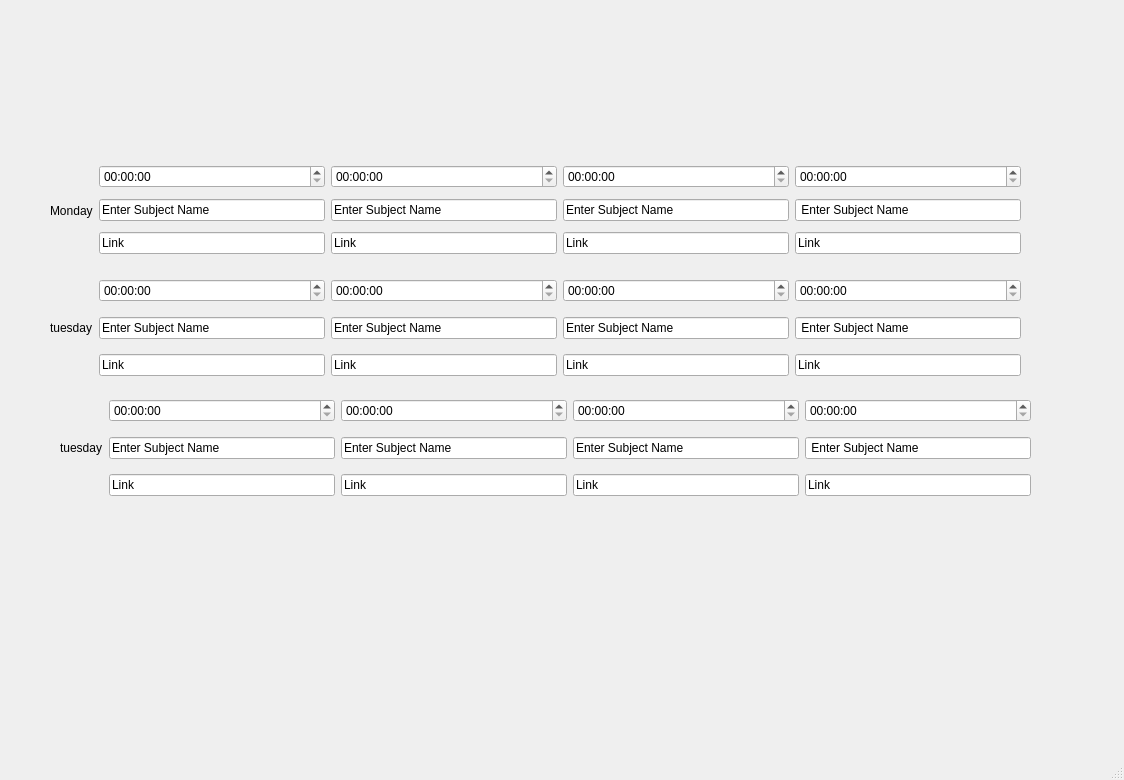
<?xml version="1.0" encoding="UTF-8"?>
<ui version="4.0">
 <class>MainWindow</class>
 <widget class="QMainWindow" name="MainWindow">
  <property name="geometry">
   <rect>
    <x>0</x>
    <y>0</y>
    <width>1124</width>
    <height>780</height>
   </rect>
  </property>
  <property name="windowTitle">
   <string>MainWindow</string>
  </property>
  <widget class="QWidget" name="centralwidget">
   <widget class="QWidget" name="horizontalLayoutWidget">
    <property name="geometry">
     <rect>
      <x>50</x>
      <y>160</y>
      <width>971</width>
      <height>101</height>
     </rect>
    </property>
    <layout class="QHBoxLayout" name="horizontalLayout">
     <item>
      <widget class="QLabel" name="label">
       <property name="text">
        <string>Monday</string>
       </property>
      </widget>
     </item>
     <item>
      <layout class="QGridLayout" name="gridLayout_1">
       <item row="2" column="0">
        <widget class="QLineEdit" name="MonLink_1">
         <property name="accessibleName">
          <string>link</string>
         </property>
         <property name="text">
          <string>Link</string>
         </property>
        </widget>
       </item>
       <item row="0" column="0">
        <widget class="QTimeEdit" name="MonTime_1"/>
       </item>
       <item row="1" column="0">
        <widget class="QLineEdit" name="MonSub_1">
         <property name="text">
          <string>Enter Subject Name</string>
         </property>
        </widget>
       </item>
      </layout>
     </item>
     <item>
      <layout class="QGridLayout" name="gridLayout_2">
       <item row="0" column="0">
        <widget class="QTimeEdit" name="MonTime_2"/>
       </item>
       <item row="2" column="0">
        <widget class="QLineEdit" name="MonLink_2">
         <property name="text">
          <string>Link</string>
         </property>
        </widget>
       </item>
       <item row="1" column="0">
        <widget class="QLineEdit" name="MonSub_2">
         <property name="text">
          <string>Enter Subject Name</string>
         </property>
        </widget>
       </item>
      </layout>
     </item>
     <item>
      <layout class="QGridLayout" name="gridLayout_3">
       <item row="1" column="0">
        <widget class="QLineEdit" name="MonSub_3">
         <property name="text">
          <string>Enter Subject Name</string>
         </property>
        </widget>
       </item>
       <item row="0" column="0">
        <widget class="QTimeEdit" name="MonTime_3"/>
       </item>
       <item row="2" column="0">
        <widget class="QLineEdit" name="MonLink_3">
         <property name="text">
          <string>Link</string>
         </property>
        </widget>
       </item>
      </layout>
     </item>
     <item>
      <layout class="QGridLayout" name="gridLayout_6">
       <item row="0" column="0">
        <widget class="QTimeEdit" name="MonTime_4"/>
       </item>
       <item row="2" column="0">
        <widget class="QLineEdit" name="MonLink_4">
         <property name="text">
          <string>Link</string>
         </property>
        </widget>
       </item>
       <item row="1" column="0">
        <widget class="QLineEdit" name="MonSub_4">
         <property name="inputMask">
          <string/>
         </property>
         <property name="text">
          <string> Enter Subject Name</string>
         </property>
        </widget>
       </item>
      </layout>
     </item>
    </layout>
   </widget>
   <widget class="QWidget" name="horizontalLayoutWidget_2">
    <property name="geometry">
     <rect>
      <x>50</x>
      <y>270</y>
      <width>971</width>
      <height>115</height>
     </rect>
    </property>
    <layout class="QHBoxLayout" name="horizontalLayout_3">
     <item>
      <widget class="QLabel" name="label_2">
       <property name="text">
        <string>tuesday</string>
       </property>
      </widget>
     </item>
     <item>
      <layout class="QGridLayout" name="gridLayout_12">
       <item row="0" column="0">
        <widget class="QTimeEdit" name="timeEditMon1_2"/>
       </item>
       <item row="1" column="0">
        <widget class="QLineEdit" name="lineEditmon_5">
         <property name="text">
          <string>Enter Subject Name</string>
         </property>
        </widget>
       </item>
       <item row="2" column="0">
        <widget class="QLineEdit" name="tuelink1">
         <property name="accessibleName">
          <string>link</string>
         </property>
         <property name="text">
          <string>Link</string>
         </property>
        </widget>
       </item>
      </layout>
     </item>
     <item>
      <layout class="QGridLayout" name="gridLayout_13">
       <item row="0" column="0">
        <widget class="QTimeEdit" name="timeEditMon2_2"/>
       </item>
       <item row="2" column="0">
        <widget class="QLineEdit" name="tuelink2">
         <property name="text">
          <string>Link</string>
         </property>
        </widget>
       </item>
       <item row="1" column="0">
        <widget class="QLineEdit" name="lineEdit_5">
         <property name="text">
          <string>Enter Subject Name</string>
         </property>
        </widget>
       </item>
      </layout>
     </item>
     <item>
      <layout class="QGridLayout" name="gridLayout_4">
       <item row="0" column="0">
        <widget class="QTimeEdit" name="timeEditMon3_2"/>
       </item>
       <item row="2" column="0">
        <widget class="QLineEdit" name="tuelink3">
         <property name="text">
          <string>Link</string>
         </property>
        </widget>
       </item>
       <item row="1" column="0">
        <widget class="QLineEdit" name="lineEdit_6">
         <property name="text">
          <string>Enter Subject Name</string>
         </property>
        </widget>
       </item>
      </layout>
     </item>
     <item>
      <layout class="QGridLayout" name="gridLayout_14">
       <item row="0" column="0">
        <widget class="QTimeEdit" name="timeEditMon4_2"/>
       </item>
       <item row="2" column="0">
        <widget class="QLineEdit" name="tuelink4">
         <property name="text">
          <string>Link</string>
         </property>
        </widget>
       </item>
       <item row="1" column="0">
        <widget class="QLineEdit" name="lineEdit_7">
         <property name="inputMask">
          <string/>
         </property>
         <property name="text">
          <string> Enter Subject Name</string>
         </property>
        </widget>
       </item>
      </layout>
     </item>
    </layout>
   </widget>
   <widget class="QWidget" name="horizontalLayoutWidget_3">
    <property name="geometry">
     <rect>
      <x>60</x>
      <y>390</y>
      <width>971</width>
      <height>115</height>
     </rect>
    </property>
    <layout class="QHBoxLayout" name="horizontalLayout_4">
     <item>
      <widget class="QLabel" name="label_3">
       <property name="text">
        <string>tuesday</string>
       </property>
      </widget>
     </item>
     <item>
      <layout class="QGridLayout" name="gridLayout_15">
       <item row="0" column="0">
        <widget class="QTimeEdit" name="timeEditMon1_3"/>
       </item>
       <item row="1" column="0">
        <widget class="QLineEdit" name="lineEditmon_6">
         <property name="text">
          <string>Enter Subject Name</string>
         </property>
        </widget>
       </item>
       <item row="2" column="0">
        <widget class="QLineEdit" name="tuelink1_2">
         <property name="accessibleName">
          <string>link</string>
         </property>
         <property name="text">
          <string>Link</string>
         </property>
        </widget>
       </item>
      </layout>
     </item>
     <item>
      <layout class="QGridLayout" name="gridLayout_16">
       <item row="0" column="0">
        <widget class="QTimeEdit" name="timeEditMon2_3"/>
       </item>
       <item row="2" column="0">
        <widget class="QLineEdit" name="tuelink2_2">
         <property name="text">
          <string>Link</string>
         </property>
        </widget>
       </item>
       <item row="1" column="0">
        <widget class="QLineEdit" name="lineEdit_8">
         <property name="text">
          <string>Enter Subject Name</string>
         </property>
        </widget>
       </item>
      </layout>
     </item>
     <item>
      <layout class="QGridLayout" name="gridLayout_5">
       <item row="0" column="0">
        <widget class="QTimeEdit" name="timeEditMon3_3"/>
       </item>
       <item row="2" column="0">
        <widget class="QLineEdit" name="tuelink3_2">
         <property name="text">
          <string>Link</string>
         </property>
        </widget>
       </item>
       <item row="1" column="0">
        <widget class="QLineEdit" name="lineEdit_9">
         <property name="text">
          <string>Enter Subject Name</string>
         </property>
        </widget>
       </item>
      </layout>
     </item>
     <item>
      <layout class="QGridLayout" name="gridLayout_17">
       <item row="0" column="0">
        <widget class="QTimeEdit" name="timeEditMon4_3"/>
       </item>
       <item row="2" column="0">
        <widget class="QLineEdit" name="tuelink4_2">
         <property name="text">
          <string>Link</string>
         </property>
        </widget>
       </item>
       <item row="1" column="0">
        <widget class="QLineEdit" name="lineEdit_10">
         <property name="inputMask">
          <string/>
         </property>
         <property name="text">
          <string> Enter Subject Name</string>
         </property>
        </widget>
       </item>
      </layout>
     </item>
    </layout>
   </widget>
  </widget>
  <widget class="QMenuBar" name="menubar">
   <property name="geometry">
    <rect>
     <x>0</x>
     <y>0</y>
     <width>1124</width>
     <height>26</height>
    </rect>
   </property>
  </widget>
  <widget class="QStatusBar" name="statusbar"/>
 </widget>
 <resources/>
 <connections/>
</ui>
